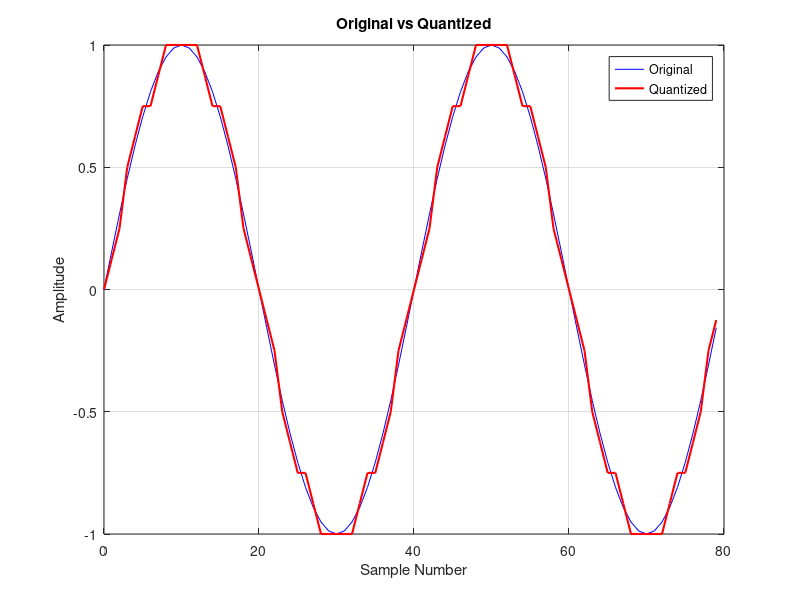
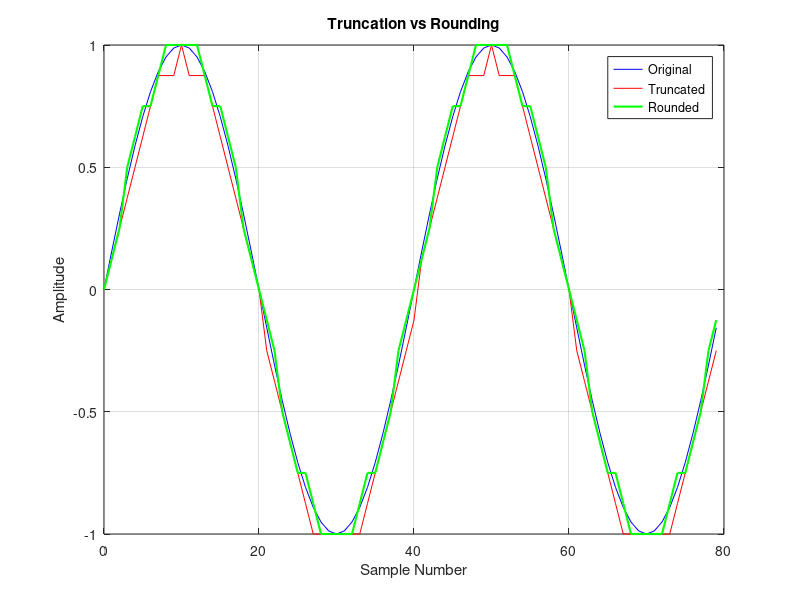
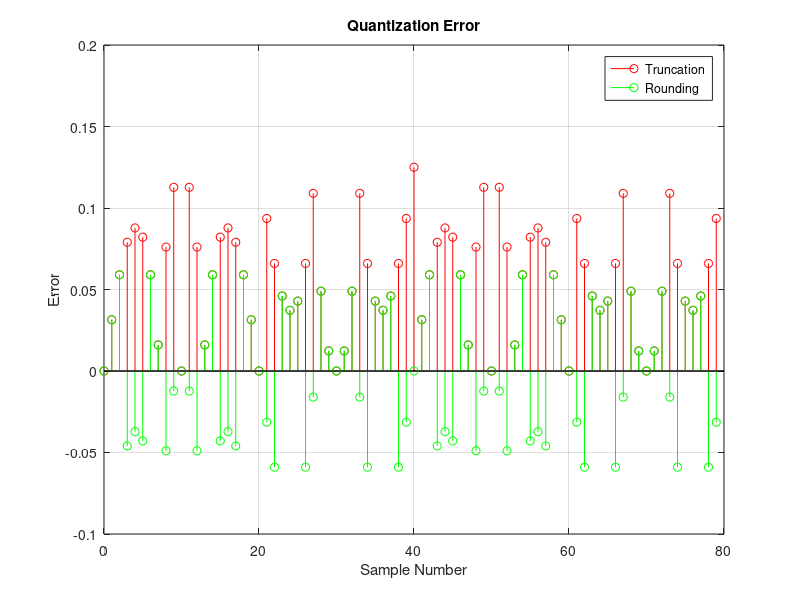
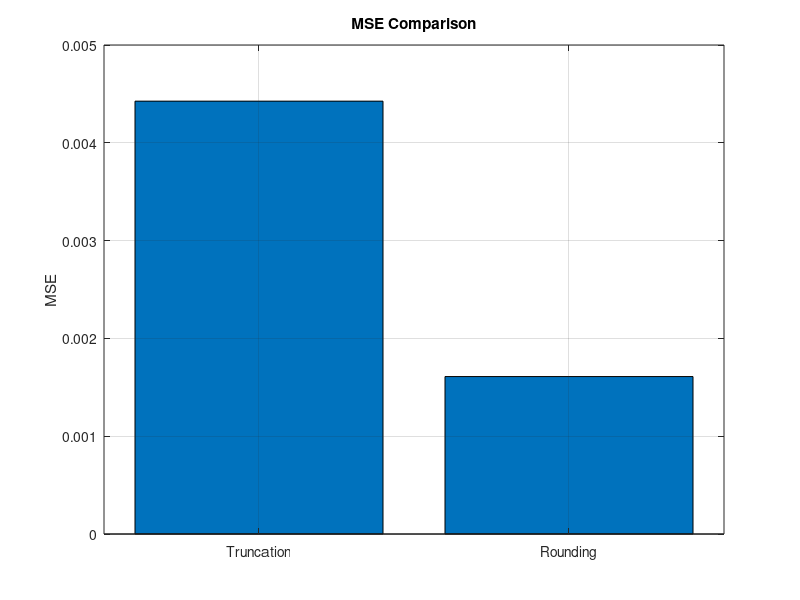

The MATLAB source for these figures, in order:
clc;
clear;
close all;

%% Signal
n = 0:79;
x = sin(2*pi*n/40);

%% Quantization
q = 8;

% Truncation
xt = floor(x*q)/q;

% Rounding
xr = round(x*q)/q;

% Quantization Error
et = x - xt;
er = x - xr;

%% Figure 1: Original vs Quantized
figure;
plot(n, x, 'b', n, xr, 'r', 'LineWidth', 1.5);
grid on;
title('Original vs Quantized');
xlabel('Sample Number');
ylabel('Amplitude');
legend('Original', 'Quantized');

%% Figure 2: Truncation vs Rounding
figure;
plot(n, x, 'b', n, xt, 'r', n, xr, 'g', 'LineWidth', 1.5);
grid on;
title('Truncation vs Rounding');
xlabel('Sample Number');
ylabel('Amplitude');
legend('Original', 'Truncated', 'Rounded');

%% Figure 3: Quantization Error
figure;
stem(n, et, 'r');
hold on;
stem(n, er, 'g');
grid on;
title('Quantization Error');
xlabel('Sample Number');
ylabel('Error');
legend('Truncation', 'Rounding');

%% Figure 4: MSE Comparison
figure;

mse_truncation = mean(et.^2);
mse_rounding = mean(er.^2);

bar([mse_truncation mse_rounding]);

set(gca, 'XTick', 1:2);
set(gca, 'XTickLabel', {'Truncation', 'Rounding'});

grid on;
title('MSE Comparison');
ylabel('MSE');
